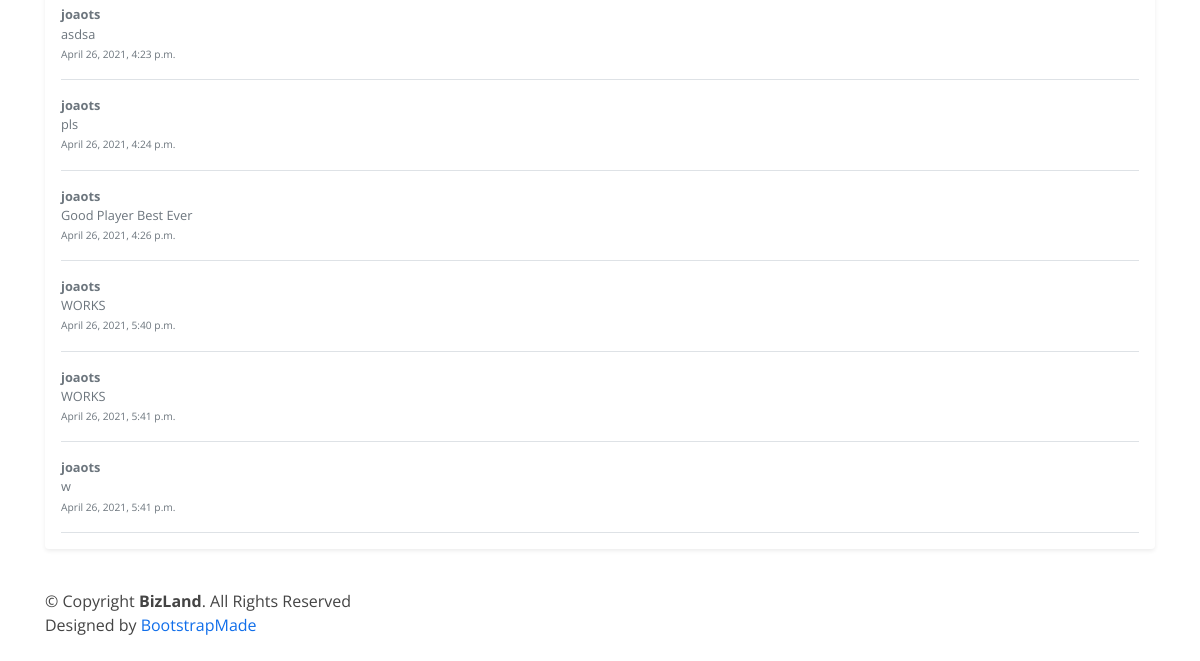
The app's page /players/1 (lower part), older data.
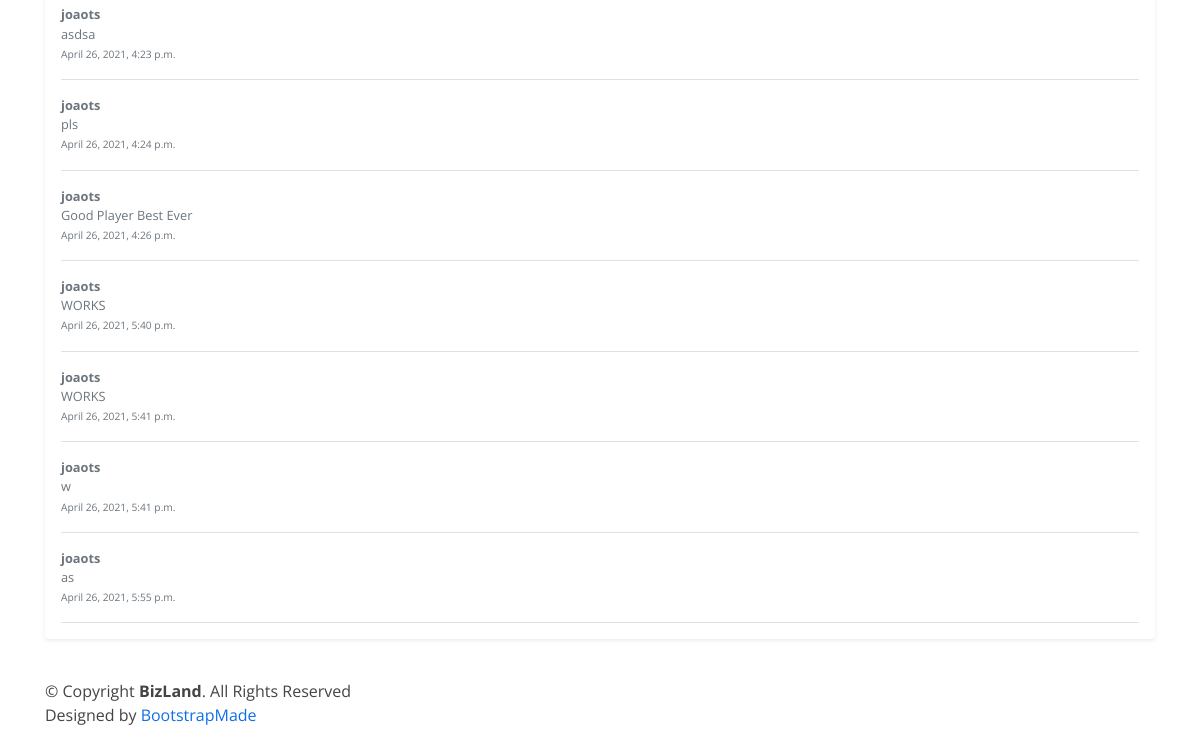
The same page, newer data.
### app/models.py (models this page shows, shortened)
class CommentPlayer(models.Model):
    player = models.ForeignKey(Player, on_delete=models.CASCADE)
    user = models.ForeignKey(NormalUser, on_delete=models.CASCADE)
    timeofpost = models.DateTimeField(default=datetime.now)
    comment = models.CharField(max_length=120)

class NormalUser(models.Model):
    user = models.OneToOneField(User, on_delete=models.CASCADE)
    job_football_related = models.BooleanField()
    favouriteplayers = models.ManyToManyField(Player, through='FavouritePlayer')
    favouriteteams = models.ManyToManyField(Team, through='FavouriteTeam')
    favouritecompetitions = models.ManyToManyField(Competition, through='FavouriteCompetition')

### app/views.py (the view, shortened to what this page needs)
# urls.py: path('players/<int:id>', views.player_details, name='player_details'),
def player_details(request, id):
    if not request.user.is_authenticated or request.user.username == 'admin':
        favouriteplayer = False
    t_parms = {
        'player': Player.objects.get(id=id),
        'teams': set(Team.objects.filter(playerplaysfor__player_id=id).distinct()),  # TODO: Encontrar melhor solução
        'season': PlayerPlaysFor.objects.filter(player_id=id),
        'comments': CommentPlayer.objects.filter(player_id=id),
        'age': int((datetime.date.today() - Player.objects.get(id=id).birthday).days / 365),
        'favouriteplayer': favouriteplayer,
        'formComment': MakeCommentForm(),
    }
    return render(request, 'player_details.html', t_parms)

### templates/player_details.html (shortened to what this page needs)
{% extends 'layout.html' %}
{% load static %}
{% block content %}
          <div class="my-3 p-3 bg-body rounded shadow-sm">
              {% for comment in comments %}
            <div class=" border-bottom d-flex text-muted pt-3">
              <p class="pb-3 mb-0 small lh-sm ">
                <strong class="d-block text-gray-dark">{{ comment.user.user }}</strong>
                {{ comment.comment }}
                  <br>
                  <small>{{ comment.timeofpost }}</small>
              </p>
            </div>
              {% endfor %}
            </div>
          </div>
{% endblock %}

Row changes from the older to the newer data that the page shows:
added CommentPlayer: user.user "joaots", comment "as", timeofpost "April 26, 2021, 5:55 p.m."
